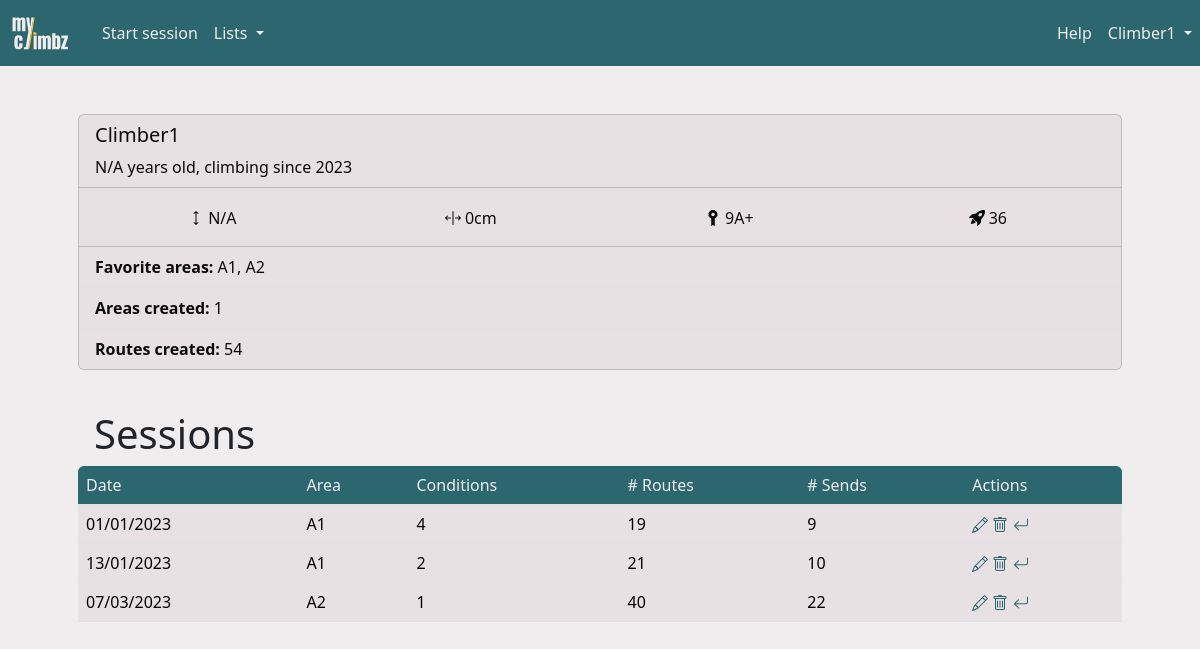
Page /climber/1 (signed in) on the committed database.
### myclimbz/models/climber.py (models this page shows, shortened)
class Climber(db.Model, UserMixin):
    id = db.Column(db.Integer, primary_key=True)
    role = db.Column(db.Integer, nullable=False, default=0)
    email = db.Column(db.String(200), nullable=False, unique=True)
    password = db.Column(db.String(200), nullable=False)
    name = db.Column(db.String(200), nullable=False)
    birthdate = db.Column(db.Date, nullable=True)
    year_started_climbing = db.Column(db.Integer, nullable=True)
    height = db.Column(db.Integer, nullable=True)
    ape_index = db.Column(db.Integer, nullable=True)
    grade_scale = db.Column(db.String(10), nullable=False, default="font")
    sessions = db.relationship("Session", backref="climber", cascade="all, delete")
    opinions = db.relationship("Opinion", backref="climber", cascade="all, delete")
    routes = db.relationship("Route", backref="creator")
    sectors = db.relationship("Sector", backref="creator")
    areas = db.relationship("Area", backref="creator")
    projects = db.relationship(
        "Route",
        secondary=climber_projects,
        backref=db.backref("climbers", lazy="dynamic"),
    )
    @property
    def climbs(self) -> list:
        climbs = list()
        for session in self.sessions:
            climbs.extend(session.climbs)
        return climbs
    @property
    def year_started_climbing_str(self) -> str:
        if self.year_started_climbing is None:
            if self.sessions:
                return str(self.sessions[0].date.year)
            else:
                return "N/A"
        else:
            return str(self.year_started_climbing)
    @property
    def age_str(self) -> str:
        if self.birthdate is None:
            return "N/A"
        else:
            return str((datetime.now().date() - self.birthdate).days // 365)
    @property
    def max_grade(self) -> Grade:
        if not self.climbs or len(self.climbs) == 0:
            return None
        max_grade = Grade.query.filter_by(level=0).first()
        for climb in self.climbs:
            if not climb.sent:
                continue
            opinion = climb.route.opinion_from(self.id)
            if opinion is not None and opinion.grade is not None:
                if opinion.grade.level > max_grade.level:
                    max_grade = opinion.grade
        return max_grade
    @property
    def n_sends(self) -> int:
        sent_routes = list()
        for climb in self.climbs:
            if climb.sent and climb.route.id not in sent_routes:
                sent_routes.append(climb.route.id)
        return len(sent_routes)
    @property
    def favorite_areas(self) -> list[str]:
        areas = dict()
        for session in self.sessions:
            if session.area.name in areas:
                areas[session.area.name] += 1
            else:
                areas[session.area.name] = 1
        areas = {
            k: v
            for k, v in sorted(areas.items(), key=lambda item: item[1], reverse=True)
        }
        favorite_areas = list(areas.keys())[:3]
        return favorite_areas

### myclimbz/models/grade.py (models this page shows, shortened)
class Grade(db.Model):
    id = db.Column(db.Integer, primary_key=True)
    level = db.Column(db.Integer, nullable=False)
    font = db.Column(db.String(10), nullable=False)
    hueco = db.Column(db.String(10), nullable=False)
    @property
    def user_grade(self) -> str:
        return self.font if current_user.grade_scale == "font" else self.hueco

### myclimbz/models/session.py (models this page shows, shortened)
class Session(db.Model):
    __tablename__ = "climbing_session"
    id = db.Column(db.Integer, primary_key=True)
    date = db.Column(db.Date, nullable=False, default=datetime.now().date())
    conditions = Rating("conditions")
    comment = db.Column(db.Text)
    climbs = db.relationship("Climb", backref="session", cascade="all, delete")
    area_id = db.Column(db.Integer, db.ForeignKey("area.id"))
    climber_id = db.Column(db.Integer, db.ForeignKey("climber.id"))
    UniqueConstraint(date, area_id, climber_id, name="unique_session")

### myclimbz/models/area.py (models this page shows, shortened)
class Area(db.Model):
    id = db.Column(db.Integer, primary_key=True)
    name = db.Column(db.String(100), nullable=False, unique=True)
    comment = db.Column(db.Text)
    link = db.Column(db.String(300))
    created_by = db.Column(db.Integer, db.ForeignKey("climber.id"), nullable=False)
    rock_type_id = db.Column(db.Integer, db.ForeignKey("rock_type.id"))
    rock_type = db.relationship("RockType", backref="climbing_areas")
    sessions = db.relationship("Session", backref="area", cascade="all, delete")
    sectors = db.relationship("Sector", backref="area", cascade="all, delete")

### myclimbz/blueprints/climbers/routes.py (the view)
@climbers.route("/climber/<int:climber_id>", methods=["GET", "POST"])
def view_climber(climber_id: int):
    climber = Climber.query.get(climber_id)
    return render("climber.html", title=climber.name, climber=climber)

### myclimbz/models/climber.py (called while the page is built)
@login_manager.user_loader
def load_climber(climber_id: int) -> Climber:
    return Climber.query.get(int(climber_id))

### myclimbz/models/route.py (called while the page is built)
    def opinion_from(self, climber_id: int) -> Opinion:
        return Opinion.query.filter_by(route_id=self.id, climber_id=climber_id).first()

### run.py (called while the page is built, shortened)
@app.before_request
def check_request_validity():
    if not request.endpoint:
        return
    elif request.endpoint == "climbers.login" or "static" in request.endpoint:
        return
    elif not current_user.is_authenticated:
        return redirect(url_for("climbers.login"))

### myclimbz/templates/climber.html
{% import "macros.html" as macros %}
{% extends "main.html" %}
{% block content %}
<div class="container px-0 px-md-5 pb-2 mb-3 mt-md-5">
    {{ macros.card({
        "header": {
            "title": climber.name,
            "subtitle": climber.age_str ~ " years old, climbing since " ~ climber.year_started_climbing_str,
        },
        "body": {
            "facts": [
                    { "icon": "height", "value": climber.height, "unit": "cm" },
                    { "icon": "ape_index", "value": climber.ape_index|int|string, "unit": "cm" },
                    { "icon": "grade", "value": climber.max_grade.user_grade , "unit": "" },
                    { "icon": "n_sends", "value": climber.n_sends, "unit": "" },
                ],
            "list": [
                {"prefix": "Favorite areas", "value": climber.favorite_areas|join(", ")},
                {"prefix": "Areas created", "value": climber.areas|length},
                {"prefix": "Routes created", "value": climber.routes|length},
            ]
        }
    }) }}
</div>
{% if climber.sessions %}
    {% set sessions = climber.sessions %}
    {% include "sessions_table.html" %}
{% endif %}
{% endblock content %}

### myclimbz/templates/macros.html (shortened to what this page needs)
{% macro card(data) %}
<div class="card mb-3">
    <div class="card-header">
        <div class="row">
            <div class="col-sm">
                <h5 class="card-title" style="display: inline-block">{{ data['header']['title'] }}</h5>
            </div>
            {% if data['header']['subtitle'] %}
                <span>{{ data['header']['subtitle'] }}</span>
            {% endif %}
        </div>
    </div>
    {% if data['body']['facts'] %}
    <div class="card-body">
        <div class="row">
            {% for fact in data['body']['facts'] %}
            <div class="col text-center" style="padding: 0">
                <span style="vertical-align: middle; display: inline-block;">
                </span>
                <span style="vertical-align: middle; display: inline-block;">
                    {% if fact['value'] is none %}
                        N/A
                    {% elif fact['value'] is float and fact['value'] % 1 == 0 %}
                        {{ fact['value']|int }}{{ fact['unit'] }}
                    {% else %}
                        {{ (fact['value']) }}{{ fact['unit'] }}
                    {% endif %}
                </span>
            </div>
            {% endfor %}
        </div>
    </div>
    {% endif %}
    {% if data['body']['list'] %}
    <ul class="list-group list-group-flush">
        {% for item in data['body']['list'] %}
            {% if 'prefix' in item or item['value']|length > 0 %}
                <li class="list-group-item">
                    {% if item['prefix'] %}
                        <b>{{ item['prefix'] }}:</b>
                    {% endif %}
                    {% if item['value'] %}
                        {% if item['value'] != "N/A" and (item['prefix'] == "Link" or item['prefix'] == "Media") %}
                            <a href="{{ item['value'] }}" target="_blank">{{ item['value'] }}</a>
                        {% else %}
                            {{ item['value'] }}
                        {% endif %}
                    {% endif %}
                </li>
            {% endif %}
        {% endfor %}
    </ul>
    {% endif %}
</div>
{% endmacro %}

### myclimbz/templates/main.html (shortened to what this page needs)
<html>
<head>
    <link href="https://cdn.jsdelivr.net/npm/bootstrap@5.3.2/dist/css/bootstrap.min.css" rel="stylesheet"
>
    <link href="{{ url_for('static', filename='css/colors.css') }}" rel="stylesheet" type="text/css">
    <link rel="stylesheet" type="text/css" href="https://cdnjs.cloudflare.com/ajax/libs/noUiSlider/15.8.1/nouislider.css" />
    <link href="https://cdn.jsdelivr.net/npm/simple-datatables@latest/dist/style.css" rel="stylesheet" type="text/css">
</head>
<body>
    <nav class="navbar navbar-expand-lg">
        {% if not is_form %}
        <a class="navbar-brand" href="{{ url_for('home.page_home') }}" style="padding-left: 10px;">
            <img src="{{ url_for('static', filename='images/logo-transparent.svg') }}" width="60" height="40" class="d-inline-block align-top" alt="">
        </a>
        <div class="collapse navbar-collapse ps-2" id="navbarSupportedContent">
            <ul class="navbar-nav me-auto mb-2 mb-md-0">
                {% if open_session %}
                {% if not open_session.is_project_search %}
                <li><a id="add_videos" class="nav-link" href="{{ url_for('videos.add_videos') }}">Add videos</a></li>
                {% endif %}
                <li><a id="add_climb" class="nav-link" href="{{ url_for('climbs.add_climb') }}">Add climb</a></li>
                <li>
                    <a id="stop_session" class="nav-link" href="{{ url_for('sessions.stop_session') }}">
                        Stop
                        {% if open_session.is_project_search %}
                        project search
                        {% else %}
                        session
                        {% endif %}
                    </a>
                </li>
                {% else %}
                <li class="nav-item">
                    <a id="start_session" class="nav-link" href="{{ url_for('sessions.add_session') }}">Start session</a>
                </li>
                {% endif %}
                <li class="nav-item dropdown">
                    <a class="nav-link dropdown-toggle" href="#" role="button" data-bs-toggle="dropdown"
                        aria-expanded="false">
                        Lists
                    </a>
                </li>
            </ul>
            <ul class="navbar-nav ms-md-auto mb-2 mb-md-0">
                <li class="nav-item">
                    <a class="nav-link" href="{{ url_for('home.guide') }}">Help</a>
                </li>
                <li class="nav-item dropdown">
                    <a class="nav-link dropdown-toggle" href="#" role="button" data-bs-toggle="dropdown"
                        aria-expanded="false">
                        {{ username }}
                    </a>
                </li>
            </ul>
        </div>
        {% else %}
        <a class="navbar-brand" href="{{ url_for('home.cancel_form') }}" style="padding-left: 10px;">
            <img src="{{ url_for('static', filename='images/logo-transparent.svg') }}" width="60" height="40" class="d-inline-block align-top" alt="">
        </a>
        {% endif %}
    </nav>
    {%block content %}{% endblock %}
</body>
</html>

### myclimbz/templates/sessions_table.html (shortened to what this page needs)
<div class="container px-0 px-md-5">
    <h1 class="ms-3 mt-2">Sessions</h1>
    <table id="content_table" class="table table-hover" data-sort-col="0" data-sort-order="desc">
        <thead>
            <tr>
                <th data-type="date" data-format="DD/MM/YYYY">Date</th>
                <th>Area</th>
                <th>Conditions</th>
                <th># Routes</th>
                <th># Sends</th>
                {% if sessions[0].climber_id == user_id %}
                    <th data-sortable="false">Actions</th>
                {% endif %}
            </tr>
        </thead>
        <tbody>
            {% for session in sessions %}
            {% set onclick = "window.location=\"" + url_for('sessions.page_session', session_id=session.id) + "\"" %}
            <tr>
                <td onclick={{ onclick }}>{{ session.date.strftime('%d/%m/%Y') }}</td>
                <td onclick={{ onclick }}>{{ session.area.name }}</td>
                <td onclick={{ onclick }}>{{ session.conditions }}</td>
                <td onclick={{ onclick }}>{{ session.climbs|length }}</td>
                <td onclick={{ onclick }}>{{ session.climbs|map(attribute='sent')|sum }}</td>
                {% if session.climber_id == user_id %}
                    <td>
                        <a href="{{ url_for('sessions.edit_session', session_id=session.id) }}">
                        </a>
                        <a href="{{ url_for('sessions.delete_session', session_id=session.id) }}" onclick="return confirm('Are you sure you want to delete this session?');">
                        </a>
                        {% if not open_session %}
                        <a href="{{ url_for('sessions.reopen_session', session_id=session.id) }}">
                        </a>
                        {% endif %}
                    </td>
                {% endif %}
            </tr>
            {% endfor %}
        </tbody>
    </table>
</div>

### myclimbz/static/css/colors.css (style rules this page uses)
:root { --color-yellow: #FFC53D; --color-yellow-100: #fff0c6; --color-yellow-200: #ffdf88; --color-yellow-300: #FFC53D; --color-yellow-400: #ffb320; --color-yellow-500: #f98f07; --color-yellow-600: #dd6902; --color-yellow-700: #b74806; --color-yellow-800: #94360c; --color-yellow-900: #7a2e0d; --color-yellow-950: #461602; --color-green: #2C666E; --color-green-50: #f1faf9; --color-green-100: #daf3f3; --color-green-200: #bae6e7; --color-green-300: #8ad4d6; --color-green-400: #53b9bd; --color-green-500: #379da3; --color-green-600: #318089; --color-green-700: #2C666E; --color-green-800: #2c575e; --color-green-900: #284a51; --color-green-950: #163036; --color-white: #F0EDEE; --color-white-50: #f9f7f8; --color-white-100: #F0EDEE; --color-white-200: #e7e1e3; --color-white-300: #d5cccf; --color-white-400: #bbaeb2; --color-white-500: #a29197; --color-white-600: #8a787e; --color-white-700: #726368; --color-white-800: #605458; --color-white-900: #53494c; --color-white-950: #2a2527; --color-gray: #6c757d; --color-black: #0A090C; }
body { background-color: var(--color-white); }
a { text-decoration: none; color: var(--color-green); }
.card, .list-group-item, .dropdown-menu { background-color: var(--color-white-200); color: var(--color-black); }
.card-header { background-color: var(--color-white-darker); }
.navbar { background-color: var(--color-green); color: var(--color-white); }
.navbar-brand { color: var(--color-yellow); }
.nav-link, .nav-link:focus { color: var(--color-white); }
.table thead th:first-child { border-top-left-radius: var(--bs-border-radius); }
.table thead th:last-child { border-top-right-radius: var(--bs-border-radius); }
.table td { background-color: var(--color-white-200); }
.table thead { background-color: var(--color-green); color: var(--color-white); font-weight: normal; }
.table thead th { background-color: transparent; color: inherit; font-weight: normal; }

### rows in the picture
Climber: name "Climber1", header "Climber1"
Grade: font "9A+"
Session: date "01/01/2023", area.name "A1", conditions "4", climbs|length "19", climbs|map "9"
Session: date "13/01/2023", area.name "A1", conditions "2", climbs|length "21", climbs|map "10"
Session: date "07/03/2023", area.name "A2", conditions "1", climbs|length "40", climbs|map "22"

### other values in the picture
{{ data['header']['subtitle'] }} "N/A years old, climbing since 2023"
{{ (fact['value']) }} "0" "36"
{{ fact['unit'] }} "cm"
{{ item['prefix'] }} "Favorite areas" "Areas created" "Routes created"
{{ item['value'] }} "A1, A2" "1" "54"
